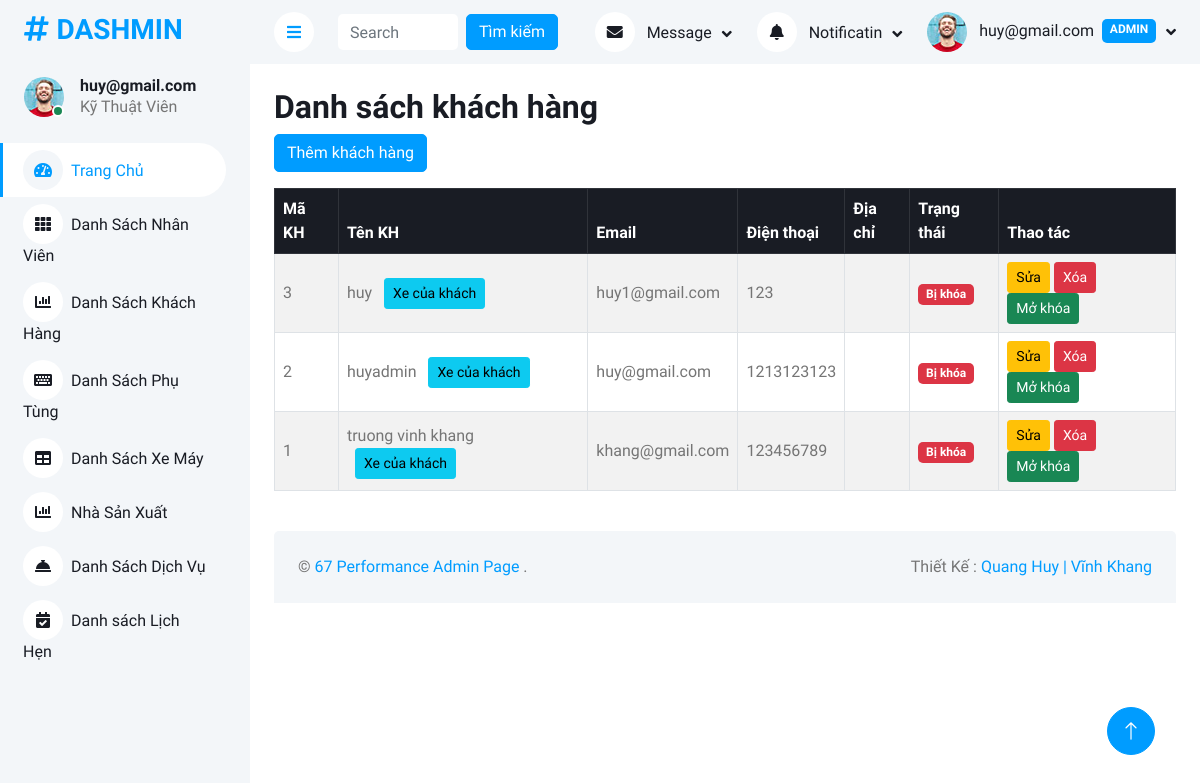
Page /Admin/khachhang.php (signed in) on the committed database.
### tables this page shows
CREATE TABLE `khachhang` (
  `MaKH` int(11) NOT NULL,
  `TenKH` varchar(100) DEFAULT NULL,
  `Email` varchar(30) DEFAULT NULL,
  `MatKhau` varchar(255) DEFAULT NULL,
  `DiaChi` text DEFAULT NULL,
  `SDT` varchar(10) DEFAULT NULL,
  `TrangThai` enum('hoat_dong','bi_khoa') DEFAULT NULL,
  `Reset_token` text DEFAULT NULL,
  `admin_AdminID` int(11) DEFAULT NULL
);

### Admin/khachhang.php (called while the page is built, shortened)
<?php
require_once __DIR__ . '/controllers/khachhang_controller.php';
?>

### Admin/models/KhachHangModel.php (called while the page is built, shortened)
<?php
class KhachHangModel {
    private $pdo;
    public function __construct($pdo) {
        $this->pdo = $pdo;
    }
    public function getAll() {
        $stmt = $this->pdo->prepare("SELECT * FROM khachhang ORDER BY MaKH DESC");
        $stmt->execute();
        return $stmt->fetchAll(PDO::FETCH_ASSOC);
    }
}
?>

### Admin/views/khachhang/list.php (the view, shortened to what this page needs)
<h2>Danh sách khách hàng</h2>
<a href="khachhang.php?action=add" class="btn btn-primary mb-3">Thêm khách hàng</a>
<table class="table table-bordered table-striped align-middle">
    <thead class="table-dark">
        <tr>
            <th>Mã KH</th>
            <th>Tên KH</th>
            <th>Email</th>
            <th>Điện thoại</th>
            <th>Địa chỉ</th>
            <th>Trạng thái</th>
            <th>Thao tác</th>
        </tr>
    </thead>
    <tbody>
        <?php foreach ($list_khachhang as $kh): ?>
        <tr>
            <td><?= htmlspecialchars($kh['MaKH']) ?></td>
            <td>
                <?= htmlspecialchars($kh['TenKH']) ?>
                <button class="btn btn-sm btn-info ms-2" type="button" data-bs-toggle="collapse" data-bs-target="#xe-<?= $kh['MaKH'] ?>">Xe của khách</button>
            </td>
            <td><?= htmlspecialchars($kh['Email']) ?></td>
            <td><?= htmlspecialchars($kh['SDT']) ?></td>
            <td><?= htmlspecialchars($kh['DiaChi']) ?></td>
            <td>
                <?php if ($kh['TrangThai'] == 'hoat_dong'): ?>
                    <span class="badge bg-success">Hoạt động</span>
                <?php else: ?>
                    <span class="badge bg-danger">Bị khóa</span>
                <?php endif; ?>
            </td>
            <td>
                <a href="khachhang.php?action=edit&id=<?= $kh['MaKH'] ?>" class="btn btn-warning btn-sm">Sửa</a>
                <a href="khachhang.php?action=delete&id=<?= $kh['MaKH'] ?>" class="btn btn-danger btn-sm" onclick="return confirm('Bạn có chắc chắn muốn xóa?');">Xóa</a>
                <?php if ($kh['TrangThai'] == 'hoat_dong'): ?>
                    <a href="khachhang.php?action=block&id=<?= $kh['MaKH'] ?>" class="btn btn-secondary btn-sm">Khóa</a>
                <?php else: ?>
                    <a href="khachhang.php?action=unblock&id=<?= $kh['MaKH'] ?>" class="btn btn-success btn-sm">Mở khóa</a>
                <?php endif; ?>
            </td>
        </tr>
        <?php endforeach; ?>
    </tbody>
</table>

### Admin/css/style.css (style rules this page uses)
:root { --primary: #009CFF; --light: #F3F6F9; --dark: #191C24; }
.btn { transition: .5s; }
.btn.btn-primary { color: #FFFFFF; }

### rows in the picture
khachhang: MaKH "3", TenKH "huy", Email "huy1@gmail.com", SDT "123", TrangThai "Bị khóa"
khachhang: MaKH "2", TenKH "huyadmin", Email "huy@gmail.com", SDT "1213123123", TrangThai "Bị khóa"
khachhang: MaKH "1", TenKH "truong vinh khang", Email "khang@gmail.com", SDT "123456789", shows "Bị khóa"

### other values in the picture
$displayName "huy@gmail.com"
$roleLabel "Kỹ Thuật Viên"
